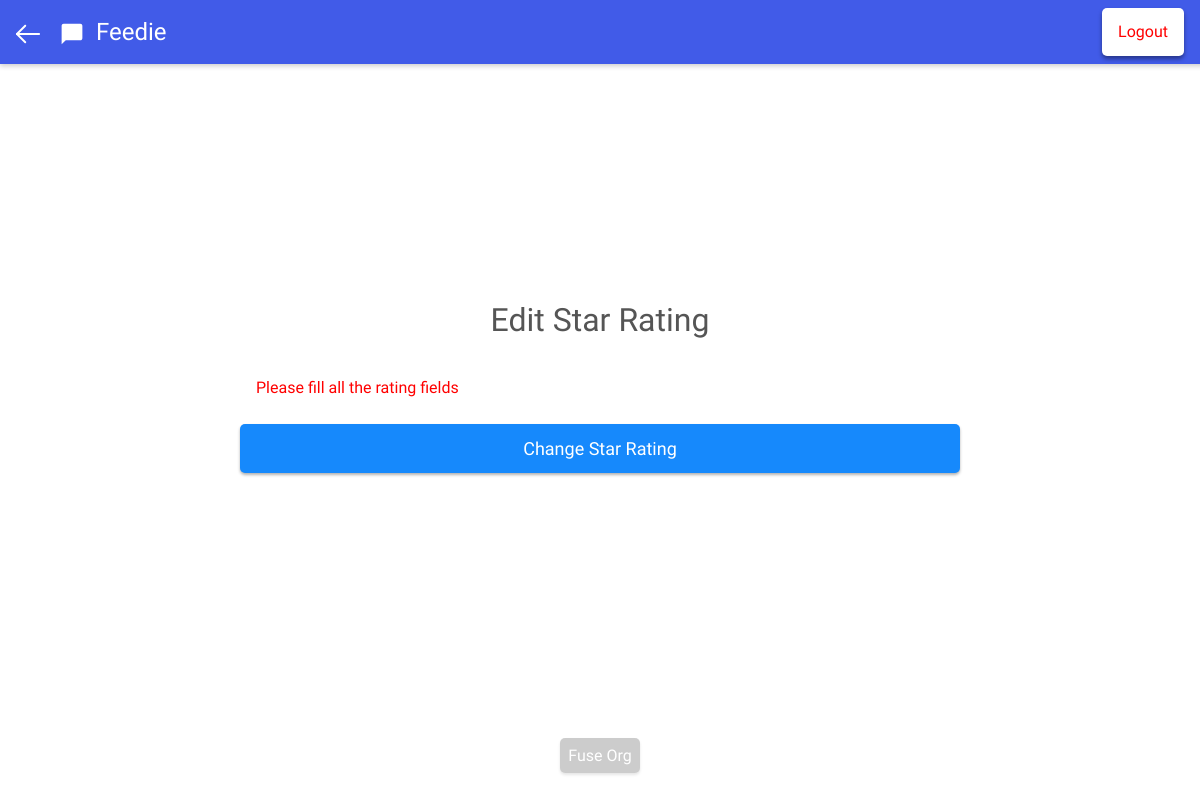
Before: /maintainerportal/dashboard/changesr/index.php (signed in) with the older database file.
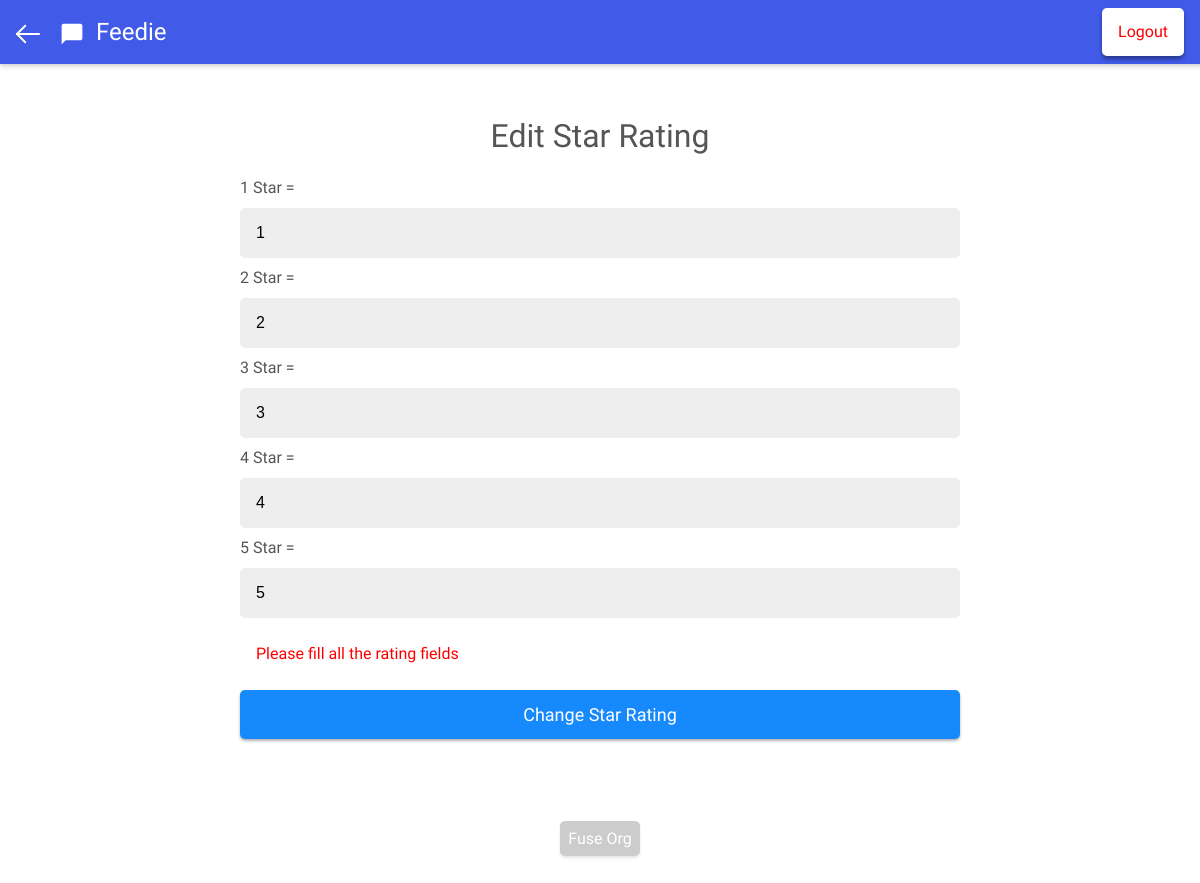
After: the same page with the newer database file.
### tables this page shows
CREATE TABLE `ratings` (
  `r_no` int(1) NOT NULL,
  `r_value` int(2) NOT NULL
);

### maintainerportal/dashboard/changesr/index.php (the view, shortened to what this page needs)
<html>
 <head>
  <link rel="stylesheet" type="text/css" href="../../../css.css">
 </head>
 <body>
  <div class="header">
		<div><a href="../"><img src="../../../images/back.svg" class="home"></a></div>
		<img src="../../../images/logo.svg" class="logo"/>
		<div class="title">Feedie</div>
    <a href="../../?logout=1"><div class="logout">Logout</div></a>
  </div>
  <div class="wrapper">
  <div class="container">
    <form class="myform" action="" method="post">
		<div class="heading">Edit Star Rating</div>
    <?php
        include('../../../db_config.php');
        $sql = "SELECT r_value FROM ratings ORDER BY r_no ASC ";
        $result = $conn->query($sql);
        $i = 1;
        if ($result->num_rows > 0){
          while ($row = $result->fetch_assoc()){
    ?>
    <?php echo $i; ?> Star = <input type="text" class="inputvalue" name="r[]" placeholder="<?php echo $i; ?> point" value="<?php echo $row["r_value"]; ++$i; ?>" />
    <?php
         }
        }
    ?>
    <div class="phpr" style="color:red">
    <label>
    <?php
      if ( !empty($_POST) ) {
        echo "Ratings updated";
      }
      else{
        echo "Please fill all the rating fields";
      }
    ?>
    </label>
    </div>
    <button class="button">Change Star Rating</button>
    </form>
  </div>
  </div>
  <footer><a href="https://fuse-org.firebaseapp.com" class="link" target="_blank">Fuse Org</a></footer>
 </body>
</html>

Changed rows visible on the page:
added ratings: r_value "1"
added ratings: r_value "2"
added ratings: r_value "3"
added ratings: r_value "4"
added ratings: r_value "5"
